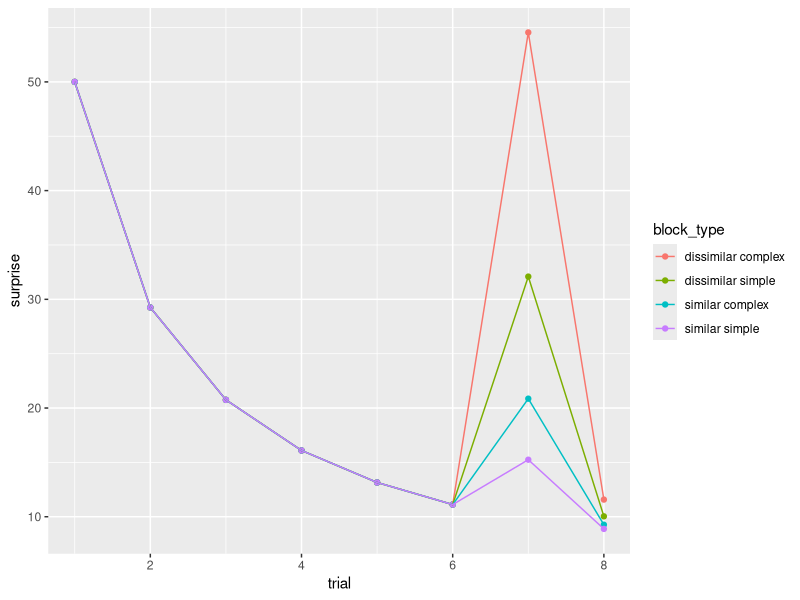

This figure's R source:
## ---- chunk 1
library(tidyverse)
library(patchwork)
library(here)

## ---- chunk 2
TOTAL_FEATURE_N = 50
COMPLEX_FEATURE_N = 20  
SIMPLE_FEATURE_N = 10

# generate stimuli
f.generate_stimuli_vector <- function(total_feature_n, stimuli_feature_n){

    vec <- c(rep(0, total_feature_n - stimuli_feature_n), rep(1, stimuli_feature_n))
  return(sample(vec))

}

# generate similar / dissimilar stimuli
f.generate_stimuli_similarity <- function(original_stimuli, similarity){
  
   non_overlapping_feature <- ifelse(similarity == "similar", .2, .8)
  
    # first figure out where the 1s are at 
    feature_pos <- which(original_stimuli %in% c(1))
    non_feature_pos <- which(original_stimuli %in% c(0))
    
    # change 1 to 0
    feature_change_pos <- sample(feature_pos, 
                            non_overlapping_feature * length(feature_pos), 
                            replace = FALSE)
    
    new_stim <- replace(original_stimuli, feature_change_pos, 0)
    
    # change 0 to 1 
    non_feature_change_pos <- sample(non_feature_pos, 
                            non_overlapping_feature * length(feature_pos), 
                            replace = FALSE)
    
    new_stim <- replace(new_stim, non_feature_change_pos, 1)
    
  
  return (new_stim)  

}

## create a stimuli sequence 
f.block_sequence <- function(total_feature_n, 
                             simple_feature_n, 
                             complex_feature_n,
                             block_length, 
                             deviant_pos, 
                             complexity, 
                             similarity){
  
  TOTAL_FEATURE_N = total_feature_n  
  # the number of 1 in the feature vector 
  SIMPLE_FEATURE_N = simple_feature_n
  COMPLEX_FEATURE_N = complex_feature_n  
  
  feature_n <- ifelse(complexity == "complex", COMPLEX_FEATURE_N, SIMPLE_FEATURE_N)
  background_stim <- f.generate_stimuli_vector(TOTAL_FEATURE_N, feature_n)
  deviant_stim <- f.generate_stimuli_similarity(background_stim, similarity)
  
  block_list <- replicate(block_length, background_stim, simplify = FALSE)
  
  block_list[deviant_pos] <- replicate(length(deviant_pos), 
                                       deviant_stim, 
                                       simplify = FALSE)
  
  return(block_list)

}


example_block_complex_similar <- f.block_sequence(
  TOTAL_FEATURE_N, 
  SIMPLE_FEATURE_N, 
  COMPLEX_FEATURE_N, 
  8, c(7), "complex", "similar")
example_block_complex_dissimilar <- f.block_sequence(
  TOTAL_FEATURE_N, 
  SIMPLE_FEATURE_N, 
  COMPLEX_FEATURE_N, 
  8, c(7), "complex", "dissimilar")
example_block_simple_similar <- f.block_sequence(
  TOTAL_FEATURE_N, 
  SIMPLE_FEATURE_N, 
  COMPLEX_FEATURE_N, 
  8, c(7), "simple", "similar")
example_block_simple_dissimilar <- f.block_sequence(
  TOTAL_FEATURE_N, 
  SIMPLE_FEATURE_N, 
  COMPLEX_FEATURE_N, 8, c(7), "simple", "dissimilar")

NUM_FEATURE_SAMPLE_PER_OBSERVATION <- 3

# generate observation sequence 
make_observation <- function(stimuli, feature_sample){
  
  #figure out the feature position  
  feature_pos <- which(stimuli %in% c(1))
  sampled_feature <- sample(feature_pos, 
                            feature_sample, 
                            replace = FALSE)
  observation <- rep(0, length(stimuli))
  observation[sampled_feature] <- 1
  
  return(observation)
  
}

example_block_complex_similar 
example_observation <- lapply(example_block_complex_similar, make_observation, 
       NUM_FEATURE_SAMPLE_PER_OBSERVATION)
example_observation

## ---- chunk 3
# calculate beta count for a given block
f.beta_count <- function(block){
  prior <- replicate(length(block[[1]]), c(1,1), simplify = FALSE)

  beta_count <- list()

  for (trial in 1:length(block)){
    current_observation = block[[trial]]
    
    if (trial == 1){
      current_trial = prior 
    }else{
      current_trial = beta_count[[trial-1]]
    }
    
    for (feature_index in 1:length(current_trial)){
      
      feature_bin = current_trial[[feature_index]]
      
      if (current_observation[[feature_index]] == 1){
        current_trial[[feature_index]] <- c(current_trial[[feature_index]][1] + 1, 
                                            current_trial[[feature_index]][2])
      }else{
        current_trial[[feature_index]] <- c(current_trial[[feature_index]][1], 
                                            current_trial[[feature_index]][2] + 1)
      }
      
    }
    beta_count[[trial]] <- current_trial
  }
  
  return(beta_count)
}

# use beta count to calculate feature probability 
f.probability <- function(block_beta, block_stimuli){
  
  feature_prob <- lapply(block_beta, 
       function(x) lapply(x, 
                          function(x)x[[1]]/(x[[1]] + x[[2]])))
  
  update_prob_list <- list()

  for (trial in 1:length(block_stimuli)) {
        current_observation = block_stimuli[[trial]]
        
        if (trial == 1){
            current_trial = replicate(length(current_observation), 
                                      0.5)
        }else{
            current_trial = feature_prob[[trial-1]]
        }
        
        
        # loop through each observation feature vector
        new_probability = c()
        for (feature in 1:length(current_observation)){
          if (current_observation[[feature]] == 0){
            current_trial[[feature]] <- 1 - current_trial[[feature]]
          }
        }
        update_prob_list[[trial]] <- current_trial
      
    }
  
  return(update_prob_list)
  
}

f.surprise <- function(block_probability){
  
  feature_surprise <- lapply(block_probability, 
       function(x) lapply(x, 
                          function(x)-log2(x)))

  sum_feature_surprise <- lapply(feature_surprise, 
                               function(x)sum(as.data.frame(x)))
  
  return(sum_feature_surprise)

}

example_beta <- f.beta_count(example_block_complex_similar)
example_prob <- f.probability(example_beta, example_block_complex_similar)
example_suprirse <- f.surprise(example_prob)

f.plot_suprirse <- function(surpise){
  tibble("surprise" = surpise) %>% 
  mutate( trial = row_number()) %>% 
  unnest(surprise) %>% 
  ggplot(aes(x = trial, y = surpise)) + 
  geom_point() + 
  geom_line()
  
}


## ---- chunk 4
f.block_sequence <- function(
  
                             complexity, 
                             similarity){
  
  TOTAL_FEATURE_N = 50  
  # the number of 1 in the feature vector 
  SIMPLE_FEATURE_N = 5
  COMPLEX_FEATURE_N = 10  
  block_length = 8
  deviant_pos = c(7)
  
  feature_n <- ifelse(complexity == "complex", COMPLEX_FEATURE_N, SIMPLE_FEATURE_N)
  background_stim <- f.generate_stimuli_vector(TOTAL_FEATURE_N, feature_n)
  deviant_stim <- f.generate_stimuli_similarity(background_stim, similarity)
  
  block_list <- replicate(block_length, background_stim, simplify = FALSE)
  
  block_list[deviant_pos] <- replicate(length(deviant_pos), 
                                       deviant_stim, 
                                       simplify = FALSE)
  
  return(block_list)

}

# sorry this is disgusting i wish i know r better 
df.seq <- bind_cols(
  tibble(
       complexity = c("complex", "simple"), 
       similarity = c("similar", "dissimilar")) %>% 
     expand(similarity, complexity), 
  tibble(
  "sequence" =
  tibble(
       complexity = c("complex", "simple"), 
       similarity = c("similar", "dissimilar")) %>% 
  expand(similarity, complexity) %>% 
  pmap(f.block_sequence))
)

df.suprirse <- df.seq %>% 
  mutate(
    beta = map(.x = sequence, 
               .f = f.beta_count
         ), 
    probability = map2(
      .x = beta, 
      .y = sequence, 
      .f = f.probability), 
    surprise = map(
      .x = probability, 
      .f = f.surprise
    )) %>% 
select(similarity, complexity, surprise) 
  
## ---- chunk 5
df.suprirse %>% 
  unnest(surprise) %>% 
  unnest(surprise) %>% 
  group_by(similarity, complexity) %>% 
  mutate(trial = row_number(), 
         block_type = paste(similarity, complexity)) %>% 
  ggplot(aes(x = trial, 
             y = surprise, 
             color = block_type)) + 
  geom_point() + 
  geom_line()
 
